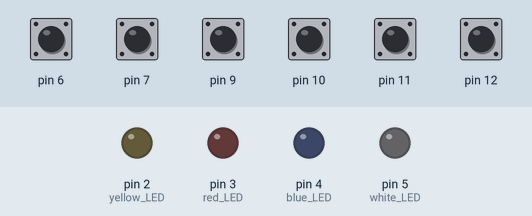
Bench run of a sketch on a simulated Arduino Leonardo, built with avr-gcc and run on an emulated ATmega32U4. Shown: output pins drawn as LEDs (lit = HIGH). The test bench sets the inputs (shaded band); at power-on: pin 6, pin 7, pin 9–12 HIGH. USB keyboard and mouse output is not drawn.

Above: at 1.2 s.
1.3 s: pin 6 pulled LOW for 1 s
At 3.2 s:
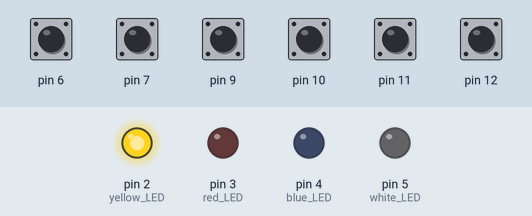
4.3 s: pin 7 pulled LOW for 0.15 s
At 5.1 s:
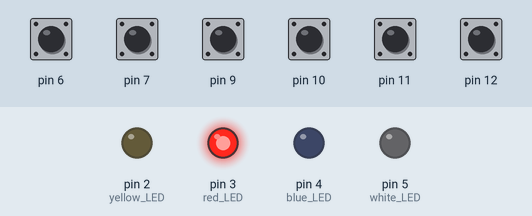
5.9 s: pin 10 pulled LOW for 0.15 s
At 7.2 s:
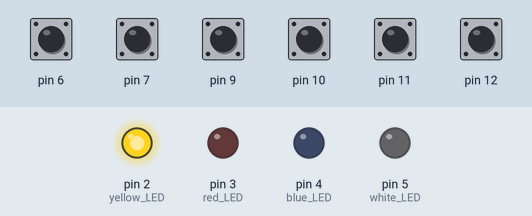
7.5 s: pin 7 pulled LOW for 1 s
At 9.5 s:
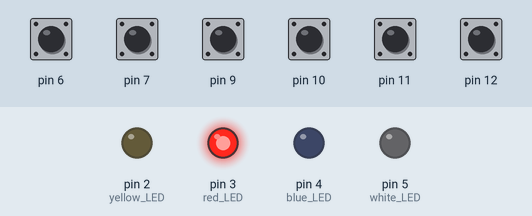
Timing chart, 0 to 11.0 s (numbered marks = the images above; inputs shaded):
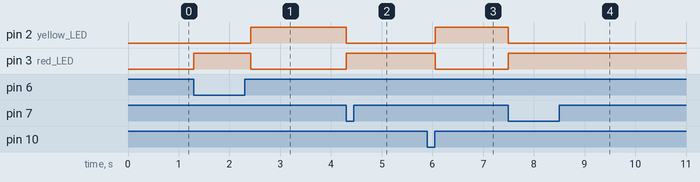

The sketch:

Streamdeckprofile1.ino
```cpp
//Leonardo 32U4 board
//PWM pins 3,5,13 available
#include <Keyboard.h>

int buttonNew, buttonOld=0, LEDstate=1;

void setup() {
  Serial.begin(9600);
  pinMode(9, INPUT_PULLUP);
  pinMode(10, INPUT_PULLUP);
  pinMode(11, INPUT_PULLUP);
  pinMode(12, INPUT_PULLUP);
  pinMode(7, INPUT_PULLUP);
  pinMode(6, INPUT_PULLUP);
  pinMode(2, OUTPUT); //yellow LED
  pinMode(3, OUTPUT); //red LED
  pinMode(4, OUTPUT); //blue LED
  pinMode(5, OUTPUT); //white LED
}
int c=0;

void loop() {
  //digitalWrite(4, HIGH);
  //digitalWrite(5, HIGH);
  //digitalWrite(2, HIGH);
  if(digitalRead(9)==LOW){  //CTRL+V
    Keyboard.begin();
    digitalWrite(2, LOW);
    digitalWrite(3, HIGH);
    Keyboard.press(KEY_LEFT_CTRL);
    delay(150);
    Keyboard.press(118);
    delay(150);
    Keyboard.releaseAll();
    digitalWrite(3, LOW);
    digitalWrite(2, HIGH);
    }
    else{}
    if(digitalRead(10)==LOW){      //CTRL+C
      digitalWrite(2, LOW);
      digitalWrite(3, HIGH);
      Keyboard.begin();
      Keyboard.press(KEY_LEFT_CTRL);
      delay(80);
      Keyboard.press(99);
      Keyboard.releaseAll();
      digitalWrite(2, HIGH);
      digitalWrite(3, LOW);
    }
    else{}
    if(digitalRead(11)==LOW){ // CTRL+Y
      digitalWrite(2, LOW);
      digitalWrite(3, HIGH);
      Keyboard.begin();
      Keyboard.press(KEY_LEFT_CTRL);
      delay(80);
      Keyboard.press(121);
      delay(80);
      Keyboard.releaseAll();
      digitalWrite(3, LOW);
      digitalWrite(2, HIGH);
    }
    else{}
     if(digitalRead(12)==LOW){  //CTRL+Z
      digitalWrite(2, LOW);
      digitalWrite(3, HIGH);
      Keyboard.begin();
      Keyboard.press(KEY_LEFT_CTRL);
      delay(80);
      Keyboard.press(122);
      delay(80);
      Keyboard.releaseAll();
      digitalWrite(3, LOW);
      digitalWrite(2, HIGH);
    }
    else{}
    if(digitalRead(7)==LOW){
      digitalWrite(2, LOW);
      digitalWrite(3, HIGH);
      Keyboard.begin(); //starts/stops recording with Nvidia Shadowplay
      Keyboard.press(KEY_LEFT_ALT);
      delay(80);
      Keyboard.press(KEY_F9);
      delay(80);
      Keyboard.releaseAll();
      delay(20);
      if (LEDstate==1){
      digitalWrite(3, HIGH);
      LEDstate=0;
      }
      else if(LEDstate==0){
      digitalWrite(3, LOW);
      LEDstate=1;
      }
    }
      //digitalWrite(3, LOW);
      //digitalWrite(2, HIGH);
    else{}
    if(digitalRead(6)==LOW){  //ALT+F4
      digitalWrite(2, LOW);
      digitalWrite(3, HIGH);
      Keyboard.begin();
      Keyboard.press(KEY_LEFT_ALT);
      delay(80);
      Keyboard.press(KEY_F4);
      delay(80);
      Keyboard.releaseAll();
      digitalWrite(3, LOW);
      digitalWrite(2, HIGH);
    }
    else{}
}
```

Measured:
- after the input at 1.3 s, pin 2 (yellow_LED): LOW → HIGH after 1.1 s; pin 3 (red_LED): LOW → HIGH at once, → LOW 1.1 s later
- after the input at 4.3 s, pin 2 (yellow_LED): HIGH → LOW at once; pin 3 (red_LED): LOW → HIGH at once
- after the input at 5.9 s, pin 2 (yellow_LED): LOW → HIGH after 0.16 s; pin 3 (red_LED): HIGH → LOW after 0.16 s
- after the input at 7.5 s, pin 2 (yellow_LED): HIGH → LOW at once; pin 3 (red_LED): LOW → HIGH at once
